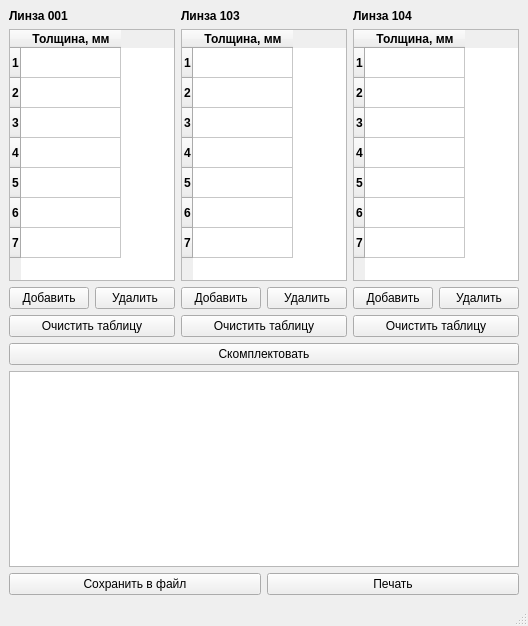
<?xml version="1.0" encoding="UTF-8"?>
<ui version="4.0">
 <class>MainWindow</class>
 <widget class="QMainWindow" name="MainWindow">
  <property name="geometry">
   <rect>
    <x>0</x>
    <y>0</y>
    <width>512</width>
    <height>626</height>
   </rect>
  </property>
  <property name="sizePolicy">
   <sizepolicy hsizetype="Preferred" vsizetype="Preferred">
    <horstretch>0</horstretch>
    <verstretch>0</verstretch>
   </sizepolicy>
  </property>
  <property name="windowTitle">
   <string>Комплектовка объективов</string>
  </property>
  <widget class="QWidget" name="centralwidget">
   <layout class="QVBoxLayout" name="verticalLayout_5">
    <item>
     <layout class="QHBoxLayout" name="horizontalLayout">
      <item>
       <widget class="QLabel" name="label">
        <property name="font">
         <font>
          <weight>75</weight>
          <bold>true</bold>
         </font>
        </property>
        <property name="text">
         <string>Линза 001</string>
        </property>
       </widget>
      </item>
      <item>
       <widget class="QLabel" name="label_2">
        <property name="font">
         <font>
          <weight>75</weight>
          <bold>true</bold>
         </font>
        </property>
        <property name="text">
         <string>Линза 103</string>
        </property>
       </widget>
      </item>
      <item>
       <widget class="QLabel" name="label_3">
        <property name="font">
         <font>
          <weight>75</weight>
          <bold>true</bold>
         </font>
        </property>
        <property name="text">
         <string>Линза 104</string>
        </property>
       </widget>
      </item>
     </layout>
    </item>
    <item>
     <layout class="QHBoxLayout" name="horizontalLayout_2">
      <item>
       <widget class="QTableWidget" name="tableWidget">
        <property name="font">
         <font>
          <weight>75</weight>
          <bold>true</bold>
         </font>
        </property>
        <property name="cornerButtonEnabled">
         <bool>true</bool>
        </property>
        <attribute name="horizontalHeaderVisible">
         <bool>true</bool>
        </attribute>
        <attribute name="horizontalHeaderCascadingSectionResizes">
         <bool>false</bool>
        </attribute>
        <attribute name="horizontalHeaderHighlightSections">
         <bool>true</bool>
        </attribute>
        <attribute name="verticalHeaderVisible">
         <bool>true</bool>
        </attribute>
        <row>
         <property name="text">
          <string>1</string>
         </property>
        </row>
        <row>
         <property name="text">
          <string>2</string>
         </property>
        </row>
        <row>
         <property name="text">
          <string>3</string>
         </property>
        </row>
        <row>
         <property name="text">
          <string>4</string>
         </property>
        </row>
        <row>
         <property name="text">
          <string>5</string>
         </property>
        </row>
        <row>
         <property name="text">
          <string>6</string>
         </property>
        </row>
        <row>
         <property name="text">
          <string>7</string>
         </property>
        </row>
        <column>
         <property name="text">
          <string>Толщина, мм</string>
         </property>
        </column>
        <item row="0" column="0">
         <property name="text">
          <string/>
         </property>
        </item>
       </widget>
      </item>
      <item>
       <widget class="QTableWidget" name="tableWidget_2">
        <property name="font">
         <font>
          <weight>75</weight>
          <bold>true</bold>
         </font>
        </property>
        <row>
         <property name="text">
          <string>1</string>
         </property>
        </row>
        <row>
         <property name="text">
          <string>2</string>
         </property>
        </row>
        <row>
         <property name="text">
          <string>3</string>
         </property>
        </row>
        <row>
         <property name="text">
          <string>4</string>
         </property>
        </row>
        <row>
         <property name="text">
          <string>5</string>
         </property>
        </row>
        <row>
         <property name="text">
          <string>6</string>
         </property>
        </row>
        <row>
         <property name="text">
          <string>7</string>
         </property>
        </row>
        <column>
         <property name="text">
          <string>Толщина, мм</string>
         </property>
        </column>
        <item row="0" column="0">
         <property name="text">
          <string/>
         </property>
        </item>
       </widget>
      </item>
      <item>
       <widget class="QTableWidget" name="tableWidget_3">
        <property name="font">
         <font>
          <weight>75</weight>
          <bold>true</bold>
         </font>
        </property>
        <row>
         <property name="text">
          <string>1</string>
         </property>
        </row>
        <row>
         <property name="text">
          <string>2</string>
         </property>
        </row>
        <row>
         <property name="text">
          <string>3</string>
         </property>
        </row>
        <row>
         <property name="text">
          <string>4</string>
         </property>
        </row>
        <row>
         <property name="text">
          <string>5</string>
         </property>
        </row>
        <row>
         <property name="text">
          <string>6</string>
         </property>
        </row>
        <row>
         <property name="text">
          <string>7</string>
         </property>
        </row>
        <column>
         <property name="text">
          <string>Толщина, мм</string>
         </property>
        </column>
        <item row="0" column="0">
         <property name="text">
          <string/>
         </property>
        </item>
       </widget>
      </item>
     </layout>
    </item>
    <item>
     <layout class="QHBoxLayout" name="horizontalLayout_6">
      <item>
       <layout class="QVBoxLayout" name="verticalLayout">
        <item>
         <layout class="QHBoxLayout" name="horizontalLayout_3">
          <item>
           <widget class="QPushButton" name="pushButton">
            <property name="text">
             <string>Добавить</string>
            </property>
            <property name="icon">
             <iconset>
              <normaloff>icons/icons8-добавить-30.png</normaloff>icons/icons8-добавить-30.png</iconset>
            </property>
           </widget>
          </item>
          <item>
           <widget class="QPushButton" name="pushButton_2">
            <property name="text">
             <string>Удалить</string>
            </property>
            <property name="icon">
             <iconset>
              <normaloff>icons/icons8-удалить-30.png</normaloff>icons/icons8-удалить-30.png</iconset>
            </property>
           </widget>
          </item>
         </layout>
        </item>
        <item>
         <widget class="QPushButton" name="pushButton_3">
          <property name="text">
           <string>Очистить таблицу</string>
          </property>
          <property name="icon">
           <iconset>
            <normaloff>icons/icons8-удалить-30 (1).png</normaloff>icons/icons8-удалить-30 (1).png</iconset>
          </property>
         </widget>
        </item>
       </layout>
      </item>
      <item>
       <layout class="QVBoxLayout" name="verticalLayout_2">
        <item>
         <layout class="QHBoxLayout" name="horizontalLayout_4">
          <item>
           <widget class="QPushButton" name="pushButton_4">
            <property name="text">
             <string>Добавить</string>
            </property>
            <property name="icon">
             <iconset>
              <normaloff>icons/icons8-добавить-30.png</normaloff>icons/icons8-добавить-30.png</iconset>
            </property>
           </widget>
          </item>
          <item>
           <widget class="QPushButton" name="pushButton_5">
            <property name="text">
             <string>Удалить</string>
            </property>
            <property name="icon">
             <iconset>
              <normaloff>icons/icons8-удалить-30.png</normaloff>icons/icons8-удалить-30.png</iconset>
            </property>
           </widget>
          </item>
         </layout>
        </item>
        <item>
         <widget class="QPushButton" name="pushButton_6">
          <property name="text">
           <string>Очистить таблицу</string>
          </property>
          <property name="icon">
           <iconset>
            <normaloff>icons/icons8-удалить-30 (1).png</normaloff>icons/icons8-удалить-30 (1).png</iconset>
          </property>
         </widget>
        </item>
       </layout>
      </item>
      <item>
       <layout class="QVBoxLayout" name="verticalLayout_3">
        <item>
         <layout class="QHBoxLayout" name="horizontalLayout_5">
          <item>
           <widget class="QPushButton" name="pushButton_7">
            <property name="text">
             <string>Добавить</string>
            </property>
            <property name="icon">
             <iconset>
              <normaloff>icons/icons8-добавить-30.png</normaloff>icons/icons8-добавить-30.png</iconset>
            </property>
           </widget>
          </item>
          <item>
           <widget class="QPushButton" name="pushButton_8">
            <property name="text">
             <string>Удалить</string>
            </property>
            <property name="icon">
             <iconset>
              <normaloff>icons/icons8-удалить-30.png</normaloff>icons/icons8-удалить-30.png</iconset>
            </property>
           </widget>
          </item>
         </layout>
        </item>
        <item>
         <widget class="QPushButton" name="pushButton_9">
          <property name="text">
           <string>Очистить таблицу</string>
          </property>
          <property name="icon">
           <iconset>
            <normaloff>icons/icons8-удалить-30 (1).png</normaloff>icons/icons8-удалить-30 (1).png</iconset>
          </property>
         </widget>
        </item>
       </layout>
      </item>
     </layout>
    </item>
    <item>
     <layout class="QVBoxLayout" name="verticalLayout_4">
      <item>
       <widget class="QPushButton" name="pushButton_12">
        <property name="text">
         <string>Скомплектовать</string>
        </property>
       </widget>
      </item>
      <item>
       <widget class="QTextBrowser" name="textBrowser"/>
      </item>
      <item>
       <layout class="QHBoxLayout" name="horizontalLayout_7">
        <item>
         <widget class="QPushButton" name="pushButton_10">
          <property name="text">
           <string>Сохранить в файл</string>
          </property>
          <property name="icon">
           <iconset>
            <normaloff>icons/icons8-сохранить-30.png</normaloff>icons/icons8-сохранить-30.png</iconset>
          </property>
         </widget>
        </item>
        <item>
         <widget class="QPushButton" name="pushButton_11">
          <property name="text">
           <string>Печать</string>
          </property>
          <property name="icon">
           <iconset>
            <normaloff>icons/icons8-печать-30.png</normaloff>icons/icons8-печать-30.png</iconset>
          </property>
         </widget>
        </item>
       </layout>
      </item>
     </layout>
    </item>
   </layout>
  </widget>
  <widget class="QStatusBar" name="statusbar"/>
 </widget>
 <resources/>
 <connections/>
</ui>
